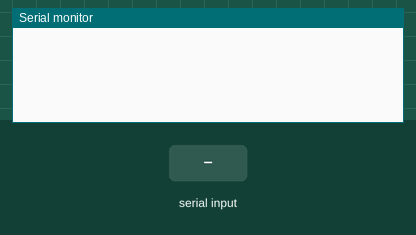
This sketch was run on a simulated Arduino Nano, built with avr-gcc and run on an emulated ATmega328P. Parts: the last lines printed to the serial monitor. The inputs (shaded band) are chosen by the test bench.

Above: at 1.2 s.
1.3 s: "BRIDGE_INFO\n" received over Serial
At 2.0 s:
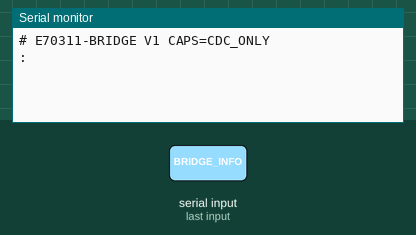
2.8 s: ".VERSION\n" received over Serial
At 3.2 s:
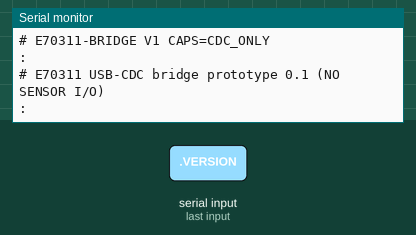
4.3 s: "IF_CFG\n" received over Serial
At 5.5 s:
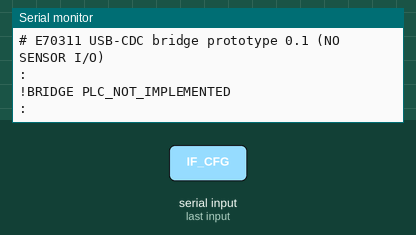

Measured:
- after the input at 1.3 s, the serial monitor: prints a new line at once (image 1)
- after the input at 2.8 s, the serial monitor: prints a new line at once (image 2)
- after the input at 4.3 s, the serial monitor: prints a new line at once (image 3)

The sketch:

usb_bridge_cdc.ino
```cpp
/*
  E703.11 USB CDC Bridge – transport bring-up ONLY
  Native USB: ESP32-S3 (Arduino Tools > USB CDC On Boot: Enabled),
              RP2040 / Arduino Nano RP2040 Connect, boards with native USB CDC.

  IMPORTANT: This demo intentionally DOES NOT implement Elmos 1-Wire PLC.
  It provides a safe enumeration and handshake test without any sensor GPIO activity.
  CAPS=CDC_ONLY prevents the web app from attempting chip access or NVM writes.
  Never advertise PLC_READ/PLC_WRITE/NVM until the Elmos timing, CRC, pin hardware
  and readback have been fully implemented and validated on a sacrificial sensor.

  Use Arduino IDE at 115200 baud, disable Serial Monitor while using Web Serial.
*/
#include <Arduino.h>
static char commandLine[128];
static size_t commandLen = 0;

static void reply(const char* line) {
  Serial.print(line);
  Serial.print("\r\n:\r\n");
}

static void respond(const char* command) {
  if (strcmp(command, "BRIDGE_INFO") == 0) {
    reply("# E70311-BRIDGE V1 CAPS=CDC_ONLY");
  } else if (strcmp(command, ".VERSION") == 0) {
    reply("# E70311 USB-CDC bridge prototype 0.1 (NO SENSOR I/O)");
  } else if (strncmp(command, "IF_CFG", 6) == 0) {
    reply("!BRIDGE PLC_NOT_IMPLEMENTED");
  } else if (strncmp(command, "PLC", 3) == 0 || strncmp(command, "#PLC", 4) == 0) {
    reply("!BRIDGE PLC_NOT_IMPLEMENTED");
  } else {
    reply("!BRIDGE UNSUPPORTED_COMMAND");
  }
}
void setup() {
  Serial.begin(115200);
  // Do not wait indefinitely for a USB host: Web Serial opens the port later.
  // No sensor GPIO is configured or driven in this sketch.
}
void loop() {
  while (Serial.available()) {
    const char ch = static_cast<char>(Serial.read());
    if (ch == '\r' || ch == '\n') {
      if (commandLen > 0) {
        commandLine[commandLen] = '\0';
        respond(commandLine);
        commandLen = 0;
      }
    } else if (commandLen < sizeof(commandLine) - 1) {
      commandLine[commandLen++] = ch;
    } else {
      commandLen = 0;
      reply("!BRIDGE COMMAND_TOO_LONG");
    }
  }
}
```
